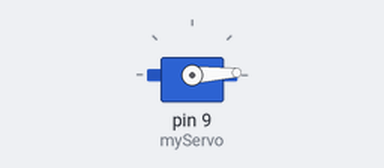
This sketch was run on a simulated Arduino Uno, built with avr-gcc and run on an emulated ATmega328P. Shown: servo.

Above: at 0.05 s.
At 0.9 s:
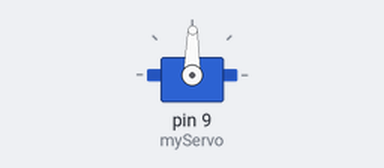
At 1.75 s:
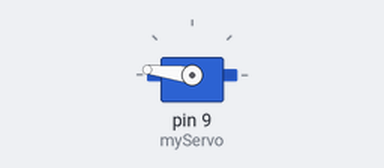
At 3.5 s:
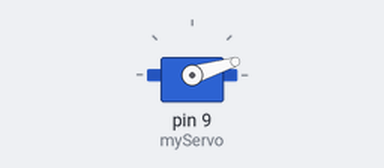
Timing chart, 0 to 8.5 s (numbered marks = the images above):
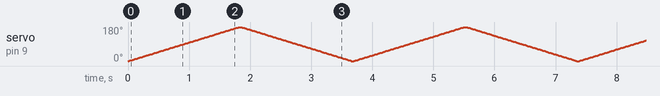

The sketch:

Celebration.ino
```cpp
#include <Servo.h>

// Define servo motor
Servo myServo;

int angle = 0;
// Function to move servo from 0 to 180 degrees
void moveServo() {
  for (int angle = 0; angle <= 180; angle++) {
    myServo.write(angle);
    delay(10);  // Adjust the delay as needed
  }

  delay(20);  // Wait for 1 second at 180 degrees

  for (int angle = 180; angle >= 0; angle--) {
    myServo.write(angle);
    delay(10);  // Adjust the delay as needed
  }

  delay(20);  // Wait for
}

void setup() {
  // Attach the servo to pin 9
  myServo.attach(9);
}

void loop() {
  moveServo();  // Call the function to move the servo
}
```
